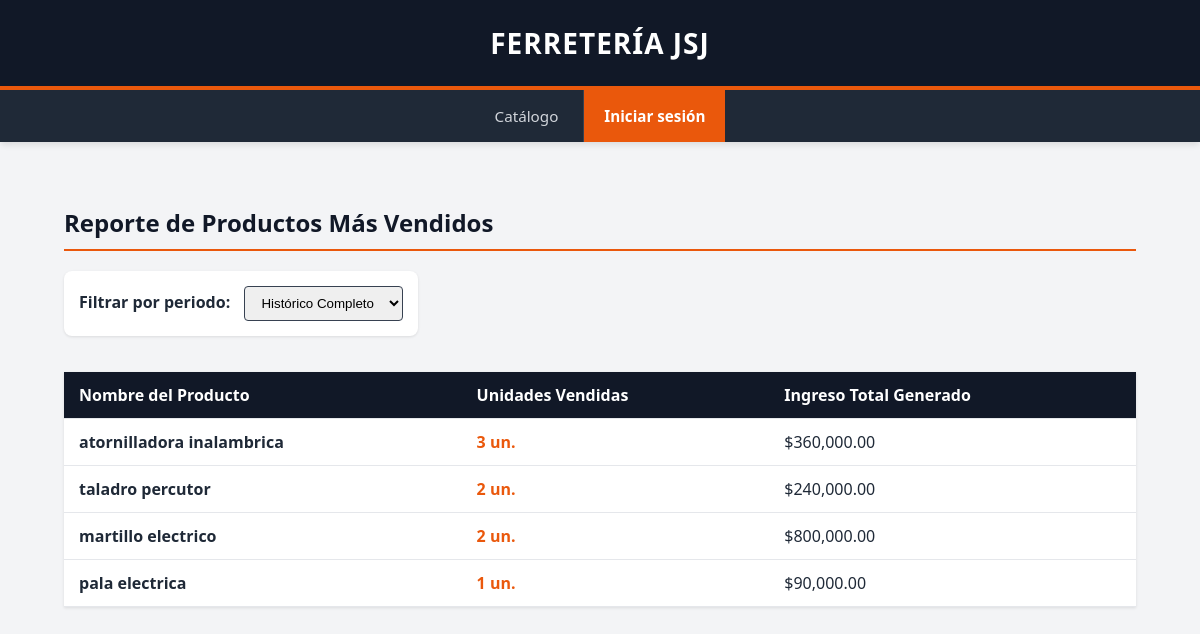
The app's page /reportes/ventas with its own data.
### db.py (models this page shows)
class Producto(Base):
    __tablename__ = "producto"
    id_producto = Column(Integer, primary_key=True, autoincrement=True)
    nombre = Column(String, nullable=False)
    precio = Column(Float, nullable=False)
    stock = Column(Integer, nullable=False)
    activo = Column(Boolean, default=True)
    fk_id_categoria = Column(Integer, ForeignKey("categoria.id_categoria"), nullable=False)
    categoria = relationship("Categoria")

### app.py (the view)
@app.route("/reportes/ventas", methods=["GET"])
def ver_reporte_ventas():
    return reporteVentas()

### templates/reporte_ventas.html (shortened to what this page needs)
{% extends "base.html" %}
{% block content %}
<div class="ventas-container">
    <h2 style="margin-top: 0; color: var(--hw-dark); border-bottom: 2px solid var(--hw-orange); padding-bottom: 10px;">Reporte de Productos Más Vendidos</h2>
    <form method="GET" action="{{ url_for('ver_reporte_ventas') }}" style="margin-bottom: 20px; background-color: white; padding: 15px; border-radius: 8px; box-shadow: 0 1px 3px rgba(0,0,0,0.1); display: inline-block;">
        <label for="periodo" style="font-weight: bold; margin-right: 10px;">Filtrar por periodo:</label>
        <select name="periodo" id="periodo" class="ventas-input" onchange="this.form.submit()">
            <option value="todos" {% if periodo_actual == 'todos' %}selected{% endif %}>Histórico Completo</option>
        </select>
    </form>
    {% if resultados %}
    <table class="ventas-table">
        <thead>
            <tr>
                <th>Nombre del Producto</th>
                <th>Unidades Vendidas</th>
                <th>Ingreso Total Generado</th>
            </tr>
        </thead>
        <tbody>
         {% for item in resultados %}
         <tr>
            <td style="font-weight: bold;">{{ item.nombre }}</td>
            <td style="font-weight: bold; color: var(--hw-orange);">{{ item.total_vendido }} un.</td>
            <td>${{ "{:,.2f}".format(item.ingreso_total) }}</td>
         </tr>
         {% endfor %}
        </tbody>
    </table>
    {% else %}
    <p style="color: gray; font-style: italic;">No hay ventas registradas en el periodo seleccionado.</p>
    {% endif %}
</div>
{% endblock %}

### static/css/index.css (style rules this page uses)
:root { --hw-dark: #111827; --hw-gray: #1f2937; --hw-border: #374151; --hw-light: #f3f4f6; --hw-white: #ffffff; --hw-orange: #ea580c; --hw-orange-hover: #c2410c; --hw-yellow: #eab308; }
body { margin: 0; font-family: system-ui, -apple-system, sans-serif; background-color: var(--hw-light); color: var(--hw-gray); }

### static/css/ventas.css (style rules this page uses)
.ventas-container { padding: 2rem; }
.ventas-table { width: 100%; border-collapse: collapse; margin-top: 1rem; background-color: var(--hw-white, #ffffff); box-shadow: 0 1px 3px rgba(0, 0, 0, 0.1); }
.ventas-table th, .ventas-table td { padding: 12px 15px; text-align: left; border-bottom: 1px solid #e5e7eb; }
.ventas-table th { background-color: var(--hw-dark, #111827); color: var(--hw-white, #ffffff); font-weight: 600; }
.ventas-input { padding: 8px 12px; border: 1px solid var(--hw-border, #374151); border-radius: 4px; outline: none; }

### records on screen
Producto: nombre "atornilladora inalambrica", total_vendido "3", ingreso_total "360,000.00"
Producto: nombre "taladro percutor", total_vendido "2", ingreso_total "240,000.00"
Producto: nombre "martillo electrico", total_vendido "2", ingreso_total "800,000.00"
Producto: nombre "pala electrica", total_vendido "1", ingreso_total "90,000.00"
